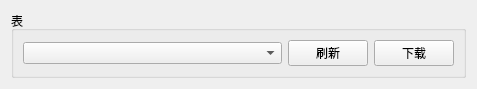
<?xml version="1.0" encoding="UTF-8"?>
<ui version="4.0">
 <class>sqlDownload</class>
 <widget class="QWidget" name="sqlDownload">
  <property name="geometry">
   <rect>
    <x>0</x>
    <y>0</y>
    <width>477</width>
    <height>80</height>
   </rect>
  </property>
  <property name="maximumSize">
   <size>
    <width>16777215</width>
    <height>80</height>
   </size>
  </property>
  <property name="windowTitle">
   <string>Form</string>
  </property>
  <layout class="QVBoxLayout" name="verticalLayout_2">
   <item>
    <widget class="QGroupBox" name="groupBox">
     <property name="title">
      <string>表</string>
     </property>
     <layout class="QVBoxLayout" name="verticalLayout">
      <item>
       <layout class="QHBoxLayout" name="horizontalLayout">
        <item>
         <widget class="QComboBox" name="cB_Tables"/>
        </item>
        <item>
         <widget class="QPushButton" name="btn_ShowTables">
          <property name="maximumSize">
           <size>
            <width>80</width>
            <height>16777215</height>
           </size>
          </property>
          <property name="text">
           <string>刷新</string>
          </property>
         </widget>
        </item>
        <item>
         <widget class="QPushButton" name="btn_Download">
          <property name="maximumSize">
           <size>
            <width>80</width>
            <height>16777215</height>
           </size>
          </property>
          <property name="text">
           <string>下载</string>
          </property>
         </widget>
        </item>
       </layout>
      </item>
     </layout>
    </widget>
   </item>
  </layout>
 </widget>
 <resources/>
 <connections/>
</ui>
